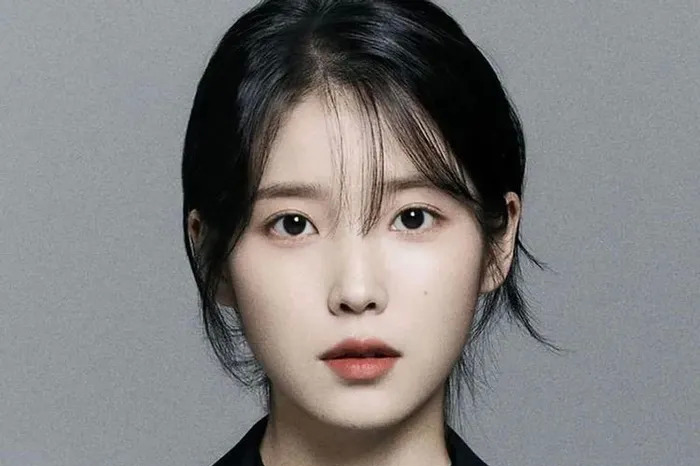
#> input picture videoSender_GUI_kyg/iu.png, 700 x 466 px
$ python test.py
#> lines starting #> are read from the running program, lines starting #| are printed output that depends on the picture; after the words box and inside, x2 and y2 are one past the last pixel; in counts of white or black regions, pixels touching at a corner belong together
import cv2
import numpy as np


src = cv2.imread("iu.png", cv2.IMREAD_ANYCOLOR)
#> src is the input picture: shape (466, 700, 3); mean B, G, R 126.8, 127.2, 128.9
glasses = cv2.imread("glasses.png", cv2.IMREAD_ANYCOLOR)
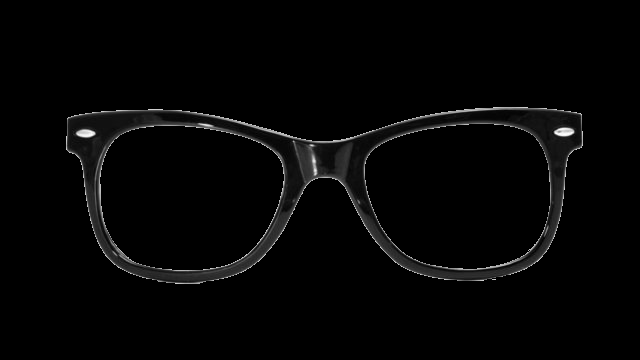
#> input picture videoSender_GUI_kyg/glasses.png, 640 x 360 px
#> glasses is the input picture: shape (360, 640, 3); min 0, max 255, mean 5.2

face_cascade = cv2.CascadeClassifier('haarcascade_frontalface_alt.xml')
eyes_cascade = cv2.CascadeClassifier('haarcascade_eye_tree_eyeglasses.xml')

# ret, frame =
gray = cv2.cvtColor(src, cv2.COLOR_BGR2GRAY)
faces = face_cascade.detectMultiScale(gray, 1.3, 2)     # 불러온 데이터 기반으로 객체 검출
#> faces = [[197, 102, 315, 315]]
eyes = eyes_cascade.detectMultiScale(gray, 1.3, 2)     # 불러온 데이터 기반으로 객체 검출
#> eyes = [[383, 188, 62, 62], [259, 195, 62, 62]]

fx, fy, fw, fh = 0, 0, 0, 0
for (x, y, w, h) in faces:
    cv2.rectangle(src, (x, y), (x + w, y + h), (255, 0, 0), 2)  # 사각형 범위
    fx, fy, fw, fh = x,y,w,h
#> this loop made 1 pass
#> (x, y, w, h, fx, fy, fw, fh) on pass 1: (197, 102, 315, 315, 197, 102, 315, 315)
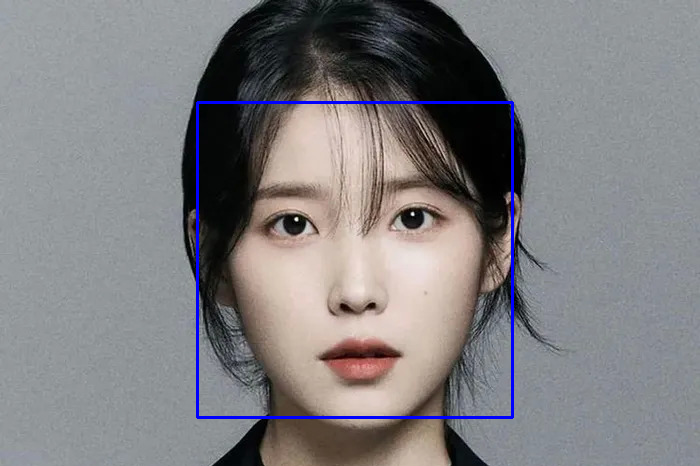
#> src: shape (466, 700, 3); 1.16% of pixels changed, all inside (x1, y1, x2, y2) = (196, 101, 514, 419)
dst = cv2.resize(glasses, dsize=(fw+90, fh-80))

g_gray = cv2.cvtColor(dst, cv2.COLOR_BGR2GRAY)
th = cv2.threshold(g_gray, 1, 255, cv2.THRESH_BINARY_INV)[1]
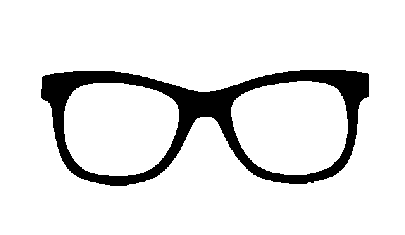
#> th: shape (235, 405); 89.4% white; 1 black region, box (x1, y1, x2, y2) and area: (41, 70, 369, 186) 10123


ex1, ey1, ew1, eh1 = 999999, 0, 0, 0
for (ex, ey, ew, eh) in eyes:
    print(ex, ey, ew, eh)
    if ex1 > ex:
        ex1, ey1, ew1, eh1,  = ex, ey, ew, eh
    cv2.rectangle(src, (ex, ey), (ex + ew, ey + eh), (0, 255, 0), 2)
#> this loop made 2 passes
#> (ex, ey, ew, eh, ex1, ey1, ew1, eh1) on passes 1 to 2: (383, 188, 62, 62, 383, 188, 62, 62), (259, 195, 62, 62, 259, 195, 62, 62)
#| 383 188 62 62
#| 259 195 62 62
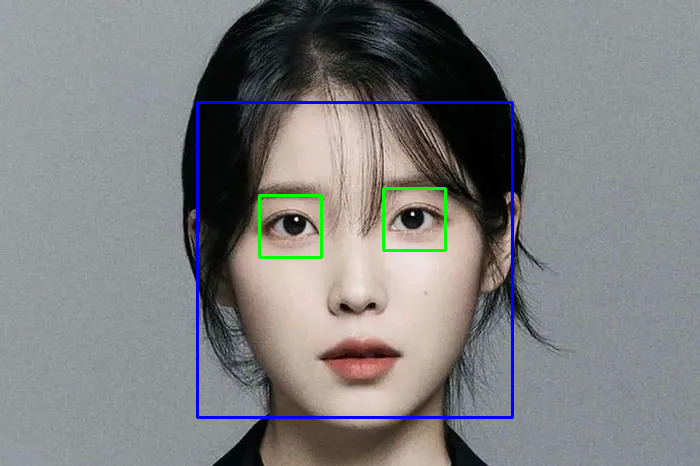
#> src: shape (466, 700, 3); 0.45% of pixels changed, all inside (x1, y1, x2, y2) = (258, 187, 447, 259)
#> after the loop, eh1 = 62; ew1 = 62; ex1 = 259; ey1 = 195


print(ex1, ey1, ew1, eh1)
#| 259 195 62 62
slice_img = src[ey1-10:ey1 + eh1+10, fx:fx + fw]
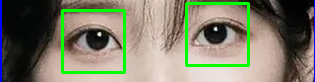
#> slice_img: shape (82, 315, 3); mean B, G, R 105.6, 126, 125.9


cv2.imshow("test", slice_img)
cv2.imshow("안경", glasses)
cv2.imshow("아이유", src)
cv2.waitKey()
